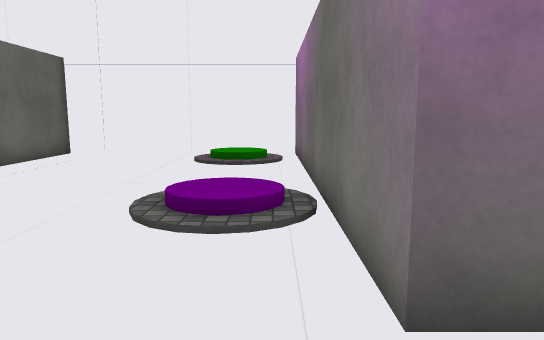
View 1 (above)

16 first-person views from a walk through a 3-D level made in the Unity game engine. The camera is 1.3 m above the floor, tilts 8° down and sees 70° across. The floor is counted in squares, 1 m on a side. Each view is taken from the middle of a square. On the plan, view 1 faces up. The plan holds only what a view shows up to about 16 squares ahead; the rest is blank. The place goes on beyond the plan. Door leaves are left out, so doorways stand open. Some surface patterns are stand-ins.

View 2
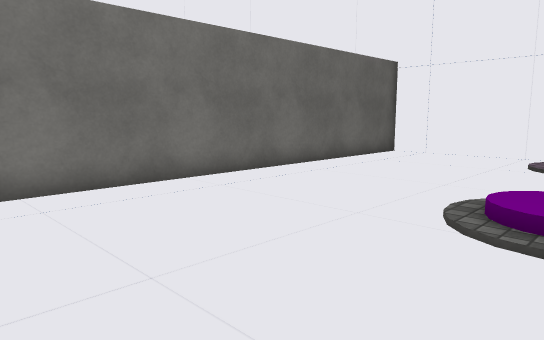

View 3
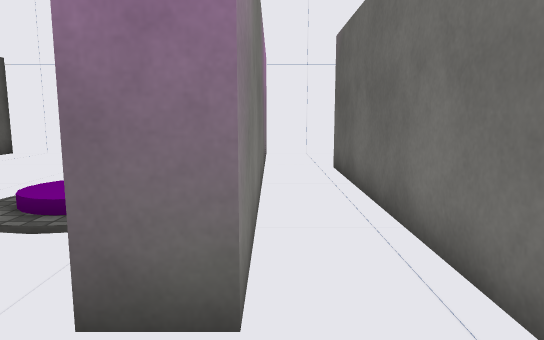

View 4
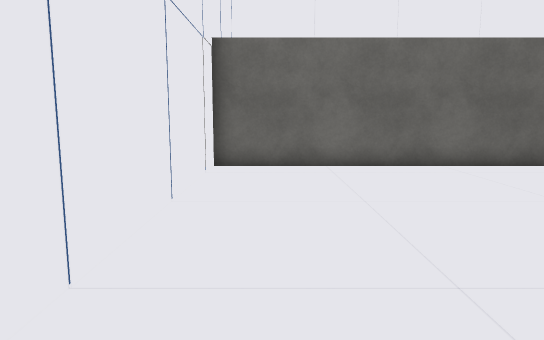

View 5
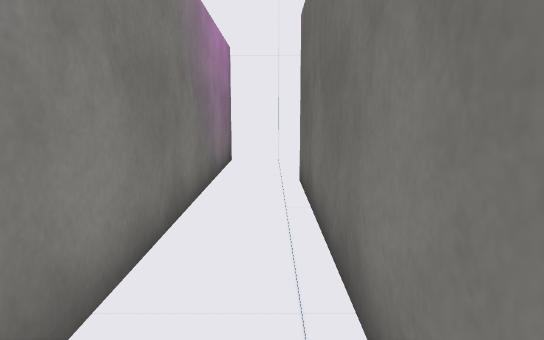

View 6
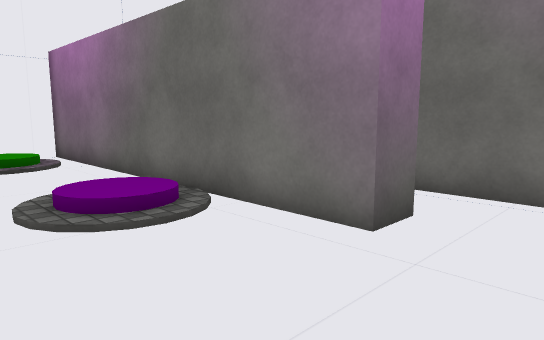

View 7
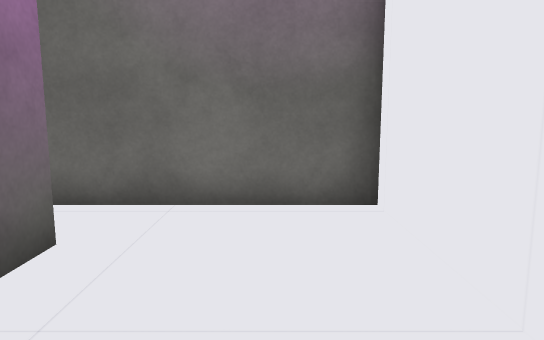

View 8
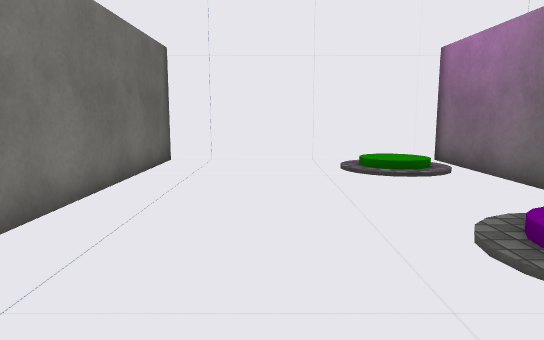

View 9
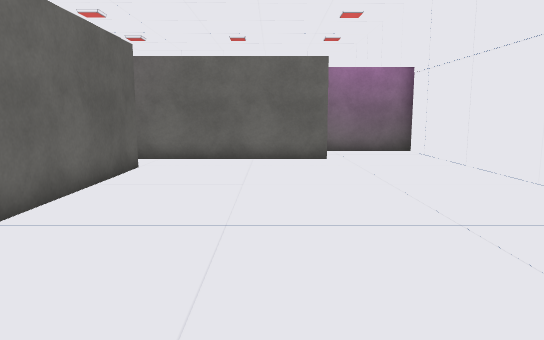

View 10
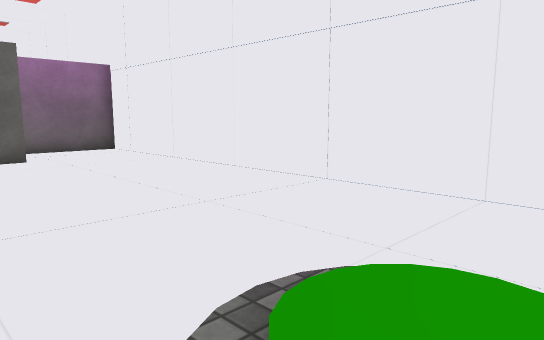

View 11
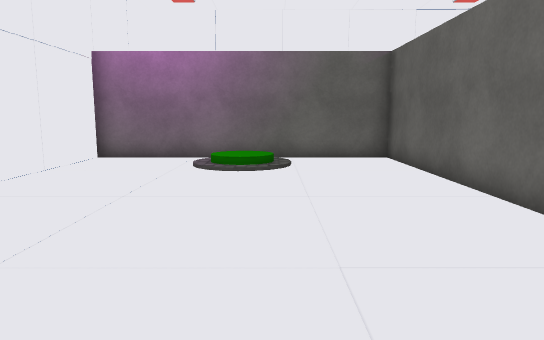

View 12
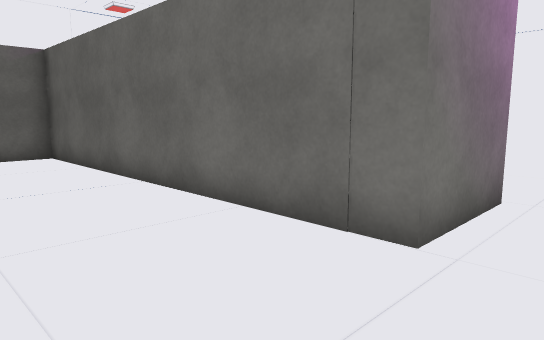

View 13
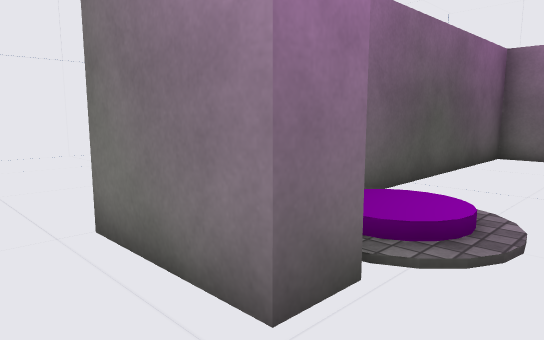

View 14
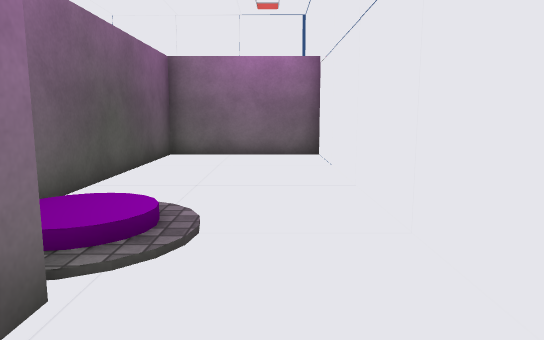

View 15
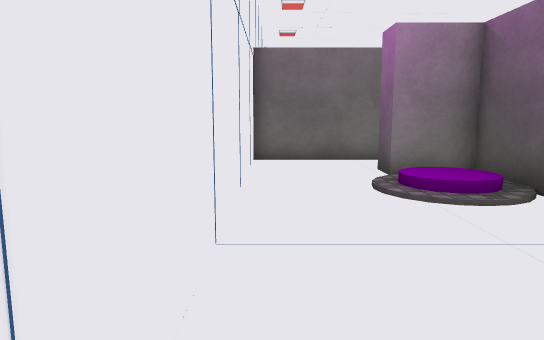

View 16
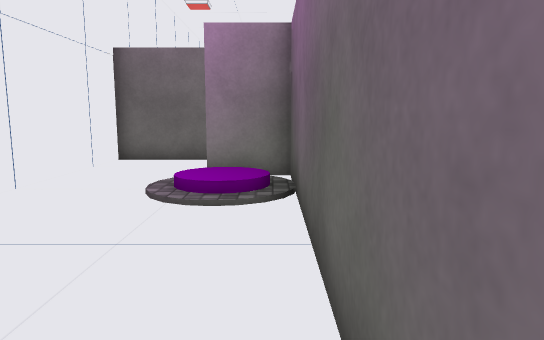

### Floor plan
Points are (right, up) in squares from view 1. A wall is a line through its corners. A room is listed if a view was taken in it or the views show most of it. See-through windows are left out.
Room 1 (views 1, 2, 3, 4, 5, 6, 7, 8)
walls: (4, 13.4) (1.8, 13.4) (1.8, 2.2) (0.8, 2.2) (0.8, 13.4) (-7, 13.4) (-7, -1.6) (3.6, -1.6) (3.6, 9.9)
ways out: open door at (4, 11.5) to room 2
objects: other object (-1, 5); other object (-1, 11)
Room 2 (views 9, 10, 11, 12, 13, 14)
walls: (4.6, 9.9) (4.6, -1.6) (7.1, -1.6); (6.6, 1.6) (6.6, 4.4) (18, 4.4) (18, 13.4) (4, 13.4)
ways out: open door at (4, 11.5) to room 1; open door at (7, 0.5) to room 3
objects: other object (16, 8)
Room 3 (views 15, 16)
walls: (7.1, -1.6) (18, -1.6) (18, 3.4) (7.6, 3.4) (7.6, 1.6)
ways out: open door at (7, 0.5) to room 2
objects: other object (9, 2)

Positions as (right, up) in squares from view 1, and headings:
1: (0, 0), facing up
2: (0, 0), facing up-left
3: (2, 0), facing up
4: (3, 0), facing left
5: (3, 2), facing up
6: (-3, 0), facing up-right
7: (-2, 0), facing right
8: (-4, 2), facing up
9: (17, 8), facing left
10: (17, 7), facing up-left
11: (6, 8), facing right
12: (5, 8), facing down-right
13: (5, 0), facing up-right
14: (5, 0), facing right
15: (16, -1), facing left
16: (16, 3), facing left
